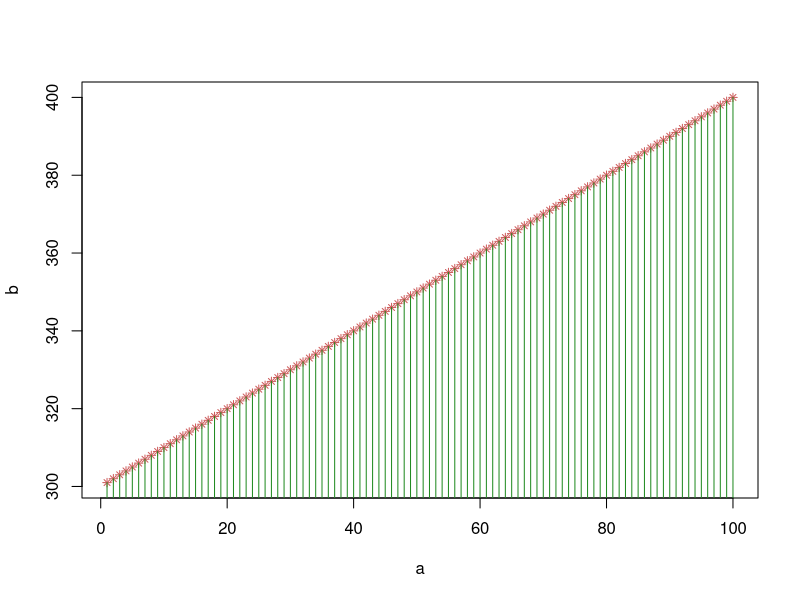
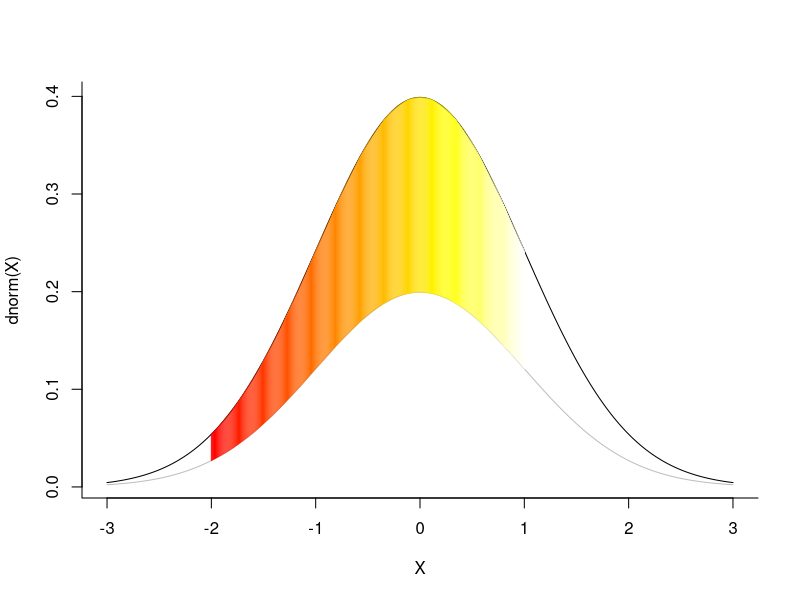

Write the R code that produced these figures, in order.
rm(list=ls())
##################
#### EXAMPLE 1 
#AS SIMPLE AS....

a <- c(1:100)
b <- c(301:400)

plot(a,b, pch=8, cex=0.8, col="indianred")
for(i in 1:length(a)){
 polygon(c(a[i],a[i]), c(0,b[i]), border="forestgreen")
}



####################
##### EXAMPLE 2
# Area Under Curve

x <- seq(-3,3,0.01)
y1 <- dnorm(x,0,1)
y2 <- 0.5*dnorm(x,0,1)
x.shade <- seq(-2,1,0.01)
plot(x,y1,type="l",bty="L",xlab="X",ylab="dnorm(X)")
points(x,y2,type="l",col="gray")
l <- length(x.shade)
color <- heat.colors(l)
for (i in 1:l)
{
  polygon(c(x.shade[i],rev(x.shade[i])),c(dnorm(x.shade[i],0,1),
  0.5*dnorm(rev(x.shade[i]),0,1)),border=color[i],col=NA)
}